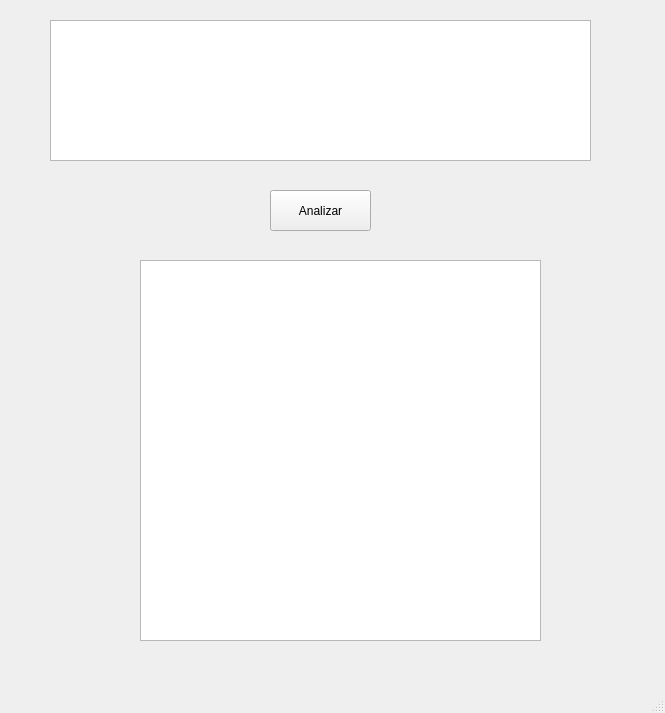
<?xml version="1.0" encoding="UTF-8"?>
<ui version="4.0">
 <class>MainWindow</class>
 <widget class="QMainWindow" name="MainWindow">
  <property name="geometry">
   <rect>
    <x>0</x>
    <y>0</y>
    <width>665</width>
    <height>713</height>
   </rect>
  </property>
  <property name="windowTitle">
   <string>MainWindow</string>
  </property>
  <widget class="QWidget" name="centralwidget">
   <widget class="QTextEdit" name="textEdit1">
    <property name="geometry">
     <rect>
      <x>50</x>
      <y>20</y>
      <width>541</width>
      <height>141</height>
     </rect>
    </property>
   </widget>
   <widget class="QTableWidget" name="tableWidget">
    <property name="geometry">
     <rect>
      <x>140</x>
      <y>260</y>
      <width>401</width>
      <height>381</height>
     </rect>
    </property>
   </widget>
   <widget class="QPushButton" name="pushButton">
    <property name="geometry">
     <rect>
      <x>270</x>
      <y>190</y>
      <width>101</width>
      <height>41</height>
     </rect>
    </property>
    <property name="text">
     <string>Analizar</string>
    </property>
   </widget>
  </widget>
  <widget class="QMenuBar" name="menubar">
   <property name="geometry">
    <rect>
     <x>0</x>
     <y>0</y>
     <width>665</width>
     <height>26</height>
    </rect>
   </property>
  </widget>
  <widget class="QStatusBar" name="statusbar"/>
 </widget>
 <resources/>
 <connections/>
</ui>
